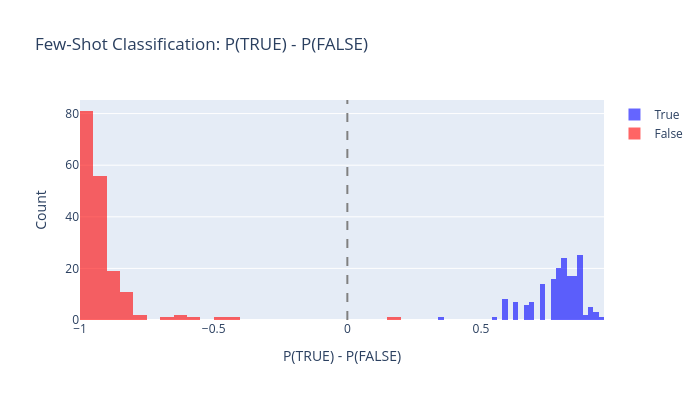

Notebook source saved alongside this figure:
### Code cell
def few_shot_evaluate(
    statements: list[str],
    model: AutoModelForCausalLM,
    tokenizer: AutoTokenizer,
    few_shot_prompt: str,
    true_id: int,
    false_id: int,
    batch_size: int = 32,
) -> Float[Tensor, " n"]:
    """
    Evaluate P(TRUE) - P(FALSE) for each statement using few-shot classification.

    Args:
        statements: List of statements to classify.
        model: Language model.
        tokenizer: Tokenizer.
        few_shot_prompt: The few-shot prefix prompt.
        true_id: Token ID for " TRUE".
        false_id: Token ID for " FALSE".
        batch_size: Batch size.

    Returns:
        Tensor of P(TRUE) - P(FALSE) for each statement.
    """
    prepended_statements = [few_shot_prompt + batch_item + " This statement is:" for batch_item in statements]
    diffs = []
    for i in range(0, len(prepended_statements), batch_size):
        batch = prepended_statements[i : i + batch_size]
        inputs: Float[Tensor, " n tokens"] = tokenizer(batch, return_tensors="pt", padding=True).to(model.device)

        with t.no_grad():
            outputs: Float[Tensor, " n tokens d_model"] = model(**inputs)
            last_idx: Float[Tensor, " n"] = inputs["attention_mask"].sum(dim=1) - 1
            batch_indices: Float[Tensor, " n"]  = t.arange(len(batch), device=outputs.logits.device)
            last_logits: Float[Tensor, " n d_model"]  = outputs.logits[batch_indices, last_idx] 
            probs = last_logits.softmax(dim=-1)
            diff: Float[Tensor, " n"] = probs[:,true_id] - probs[:,false_id]
            diffs.append(diff.float().cpu())
    
    return t.cat(diffs, dim=0) 


# Load sp_en_trans for evaluation (exclude statements used in the few-shot prompt)
sp_df = datasets["sp_en_trans"]
sp_statements = sp_df["statement"].tolist()
sp_labels = t.tensor(sp_df["label"].values, dtype=t.float32)

# Filter out statements that appear in the few-shot prompt
sp_eval_mask = [s not in FEW_SHOT_PROMPT for s in sp_statements]
sp_eval_stmts = [s for s, m in zip(sp_statements, sp_eval_mask) if m]
sp_eval_labels = sp_labels[t.tensor(sp_eval_mask)]

p_diffs = few_shot_evaluate(sp_eval_stmts, model, tokenizer, FEW_SHOT_PROMPT, TRUE_ID, FALSE_ID)

# Compute accuracy
preds = (p_diffs > 0).float()
acc = (preds == sp_eval_labels).float().mean().item()
assert acc > 0.9, f"Few-shot accuracy too low: {acc:.3f} (expected > 0.9)"
true_mean = p_diffs[sp_eval_labels == 1].mean().item()
false_mean = p_diffs[sp_eval_labels == 0].mean().item()

print(f"Few-shot classification accuracy: {acc:.3f}")
print(f"Mean P(TRUE)-P(FALSE) for true statements:  {true_mean:.4f}")
print(f"Mean P(TRUE)-P(FALSE) for false statements: {false_mean:.4f}")

# Histogram
fig = go.Figure()
fig.add_trace(
    go.Histogram(x=p_diffs[sp_eval_labels == 1].numpy(), name="True", marker_color="blue", opacity=0.6, nbinsx=30)
)
fig.add_trace(
    go.Histogram(x=p_diffs[sp_eval_labels == 0].numpy(), name="False", marker_color="red", opacity=0.6, nbinsx=30)
)
fig.add_vline(x=0, line_dash="dash", line_color="gray")
fig.update_layout(
    title="Few-Shot Classification: P(TRUE) - P(FALSE)",
    xaxis_title="P(TRUE) - P(FALSE)",
    yaxis_title="Count",
    barmode="overlay",
    height=400,
    width=700,
)
fig.show()

### Figure 1 — Plotly figure (JSON) as saved in the notebook; plotly's stock layout.template omitted (floating-point values rounded to 4 significant figures; data arrays with more than 128 entries replaced by an {"elided": "..."} marker saying what was removed)
{"data": [{"marker": {"color": "blue"}, "name": "True", "nbinsx": 30, "opacity": 0.6, "type": "histogram", "x": {"elided": "174 float values"}}, {"marker": {"color": "red"}, "name": "False", "nbinsx": 30, "opacity": 0.6, "type": "histogram", "x": {"elided": "176 float values"}}], "layout": {"barmode": "overlay", "height": 400, "shapes": [{"line": {"color": "gray", "dash": "dash"}, "type": "line", "x0": 0, "x1": 0, "xref": "x", "y0": 0, "y1": 1, "yref": "y domain"}], "title": {"text": "Few-Shot Classification: P(TRUE) - P(FALSE)"}, "width": 700, "xaxis": {"title": {"text": "P(TRUE) - P(FALSE)"}}, "yaxis": {"title": {"text": "Count"}}}}
